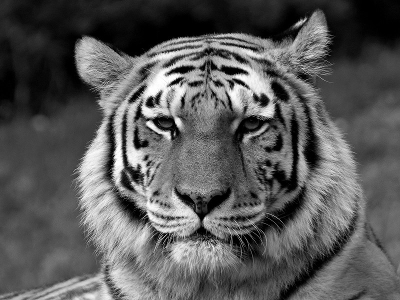
#> input picture l4.1/img.png, 400 x 300 px, found by its file name
$ python p4.1.5.py
#> lines starting #> are read from the running program, lines starting #| are printed output that depends on the picture
from skimage.io import imread,imshow,imsave
from skimage import img_as_float,img_as_ubyte
from scipy import signal as sg
from matplotlib import pyplot as plt
import numpy as np

img = imread("l4.1/img.png")
#> img is the input picture: shape (300, 400); min 0, max 255, mean 89.5
ker = np.array([[-1,-2,-1],[-2,22,-2],[-1,-2,-1]])
k = 10
img_o = sg.convolve2d(img,ker,mode = "valid")
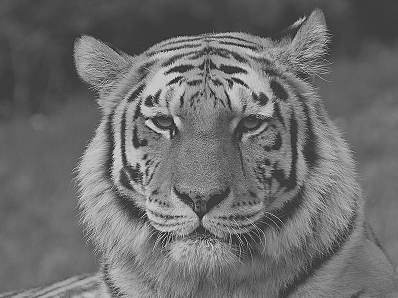
#> img_o: shape (298, 398) int64; min -1130, max 3570, mean 897.5; drawn with min black and max white
img_o = img_o / k
img_out = np.clip(img_o,0,255)
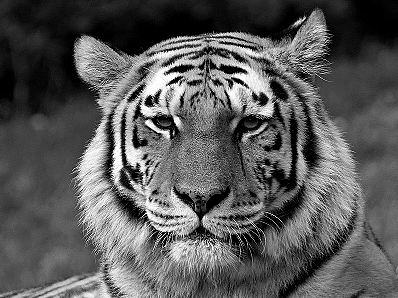
#> img_out: shape (298, 398) float64; min 0, max 255, mean 90.2
img_out = img_out.astype('uint8')
imshow(img_out)
plt.show()
